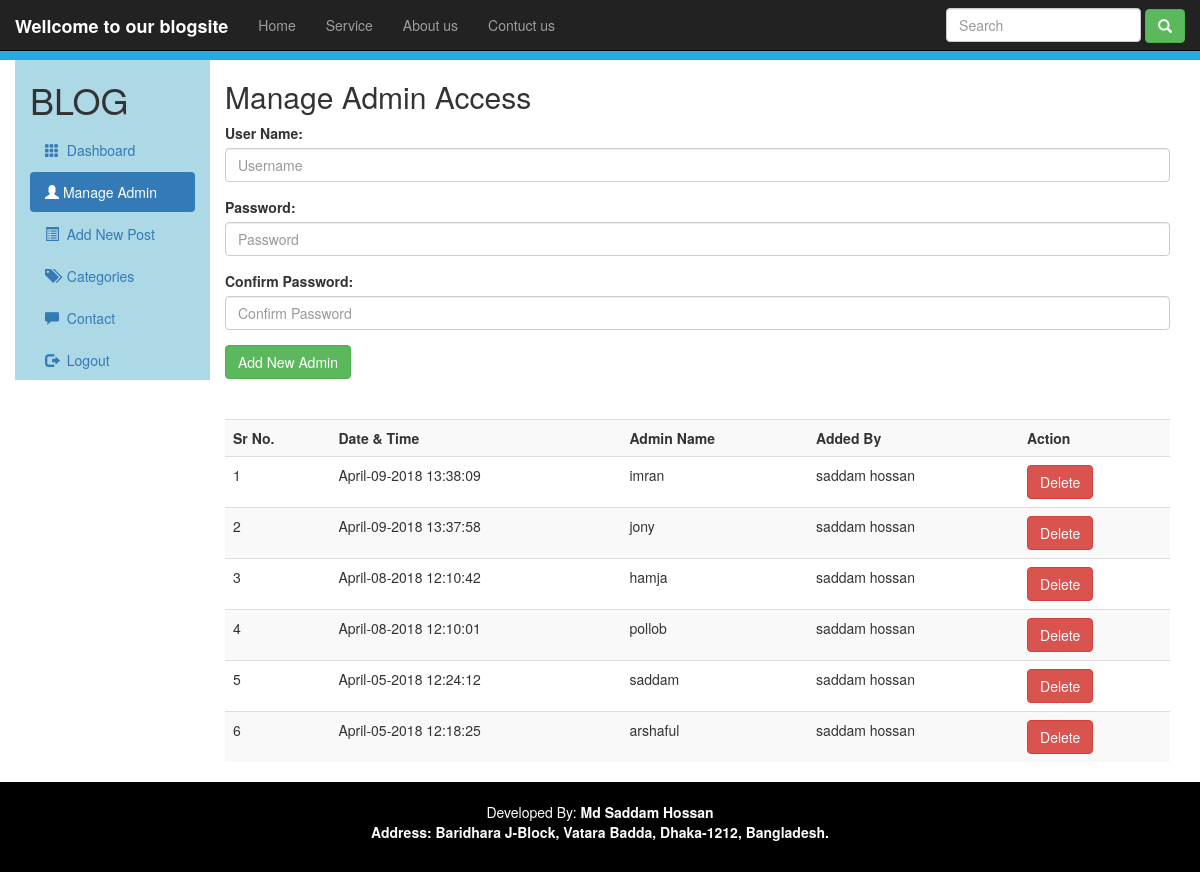
The app's page /admin.php with its own data.
### tables this page shows
CREATE TABLE `admin_registation` (
  `id` int(15) NOT NULL,
  `datetime` varchar(50) NOT NULL,
  `addedby` varchar(100) NOT NULL,
  `username` varchar(100) NOT NULL,
  `password` varchar(100) NOT NULL
);

### admin.php (the view, shortened to what this page needs)
<?php
require "header.php";
?>
<!DOCTYPE html>
<html>
<head>
<link rel="stylesheet" href="https://maxcdn.bootstrapcdn.com/bootstrap/3.3.7/css/bootstrap.min.css">
<link rel="stylesheet" href="style.css"/>
</head>
<body>
<div class ="container-fluid">
<div class="raw">
<div class="col-sm-2" style="background-color:lightblue">
<h1>BLOG</h1>
<ul class="nav nav-pills nav-stacked">
<li><a href="dashboard.php">
<span class="glyphicon glyphicon-th"></span>&nbsp;&nbsp;Dashboard</a></li>
<li class="active"><a href="admin.php">
<span class="glyphicon glyphicon-user"></span>&nbsp;Manage Admin</a></li>
<li><a href="new_post.php">
<span class="glyphicon glyphicon-list-alt"></span>&nbsp;&nbsp;Add New Post</a></li>
<li><a href="category.php">
<span class="glyphicon glyphicon-tags"></span>&nbsp;&nbsp;Categories</a></li>
<li><a href="contact.php">
<span class="glyphicon glyphicon-comment"></span>&nbsp;&nbsp;Contact</a></li>
<li><a href="logout.php">
<span class="glyphicon glyphicon-log-out"></span>&nbsp;&nbsp;Logout</a></li>
</ul>
</div>
<div class="col-sm-10">
<h2>Manage Admin Access</h2>
<div>
<form action ="admin.php" method="POST" >
<div class="form-group">
<label for="username">User Name:</label>
<input type="text" name="username" class="form-control" id="username" placeholder="Username">
</div>
<div class="form-group">
<label for="password">Password:</label>
<input type="password" name="password" class="form-control" id="password" placeholder="Password">
</div>
<div class="form-group">
<label for="confirmpassword">Confirm Password:</label>
<input type="password" name="confirmpassword" class="form-control" id="confirmpassword" placeholder="Confirm Password">
</div>
<input class="btn btn-success" type="submit" name="submit" value="Add New Admin">
</form>
</div>
<br><br>
<div class="table-responsive">
     <table class="table table-striped table-hover">
        <tr>
            <th>Sr No.</th>
            <th>Date & Time</th>
            <th>Admin Name</th>
            <th>Added By</th>
            <th>Action</th>
        </tr>
        <?php
        require "db_controller.php";
        $sql="SELECT * FROM admin_registation ORDER BY datetime desc";
        $execute=mysqli_query($conn,$sql);
        $SrNo=0;
        while($DataRows=mysqli_fetch_array($execute)) {
            $Id=$DataRows["id"];
            $DateTime=$DataRows["datetime"];
            $UserName=$DataRows["username"];
            $AddedBy=$DataRows["addedby"];
            $SrNo++;
        ?>
        <tr>
            <td><?php echo $SrNo; ?></td>
            <td><?php echo $DateTime; ?></td>
            <td><?php echo $UserName ?></td>
            <td><?php echo $AddedBy; ?></td>
            <td>
            <a href="DeleteAdmin.php?id=<?php echo $Id; ?>">
            <span class="btn btn-danger">Delete</span>
            </a></td>
        </tr>
        <?php } ?>
     </table>
</div>
</div>
</div>
</div>
<?php require "footer.php"?>
</body>
</html>

### header.php (shortened to what this page needs)
<!DOCTYPE html>
<html>
<head>
 <link rel="stylesheet" href="https://maxcdn.bootstrapcdn.com/bootstrap/3.3.7/css/bootstrap.min.css">
 <link rel="stylesheet" href="style.css"/>
</head>
<body>
	<header>
   <nav class="navbar navbar-fixed-top navbar-inverse">
    <div class="container-fluid">
      <div class="navbar-header">
        <a class="navbar-brand" href="#"><strong>Wellcome to our blogsite</strong></a>
      </div>
      <ul class="nav navbar-nav">
        <li><a href="home.php">Home</a></li>
        <li><a href="service.php">Service</a></li>
        <li><a href="about.php">About us</a></li>
        <li><a href="contact.php">Contuct us</a></li>
      </ul>
        <form class="navbar-form navbar-right" action="home.php" method="POST">
          <input class="form-control" type="text" name="search" placeholder="Search">
          <button class="btn btn-success glyphicon glyphicon-search" name="searchbutton"></button>
        </form>
    </div>
  </nav>
</header>
</body>
</html>

### footer.php
<div class="footer">
	<div class="text-center">
		<div class="site-info">
			Developed By: <strong> Md Saddam Hossan</strong>
			<p><a style="color: white; text-decoration: none; cursor: pointer; font-weight: bold;">Address: Baridhara J-Block, Vatara Badda, Dhaka-1212, Bangladesh.
			</a></p>
		</div>
	</div>
</div>

### style.css (style rules this page uses)
.footer { background-color: black; color: white; padding: 20px; }

### admin.php (style rules this page uses)
body { background-color: ; }
.col-sm-10 { background-color: ; }

### records on screen
admin_registation: username "imran", addedby "saddam hossan"
admin_registation: username "jony", addedby "saddam hossan"
admin_registation: username "hamja", addedby "saddam hossan"
admin_registation: username "pollob", addedby "saddam hossan"
admin_registation: username "saddam", addedby "saddam hossan"
admin_registation: username "arshaful", addedby "saddam hossan"
